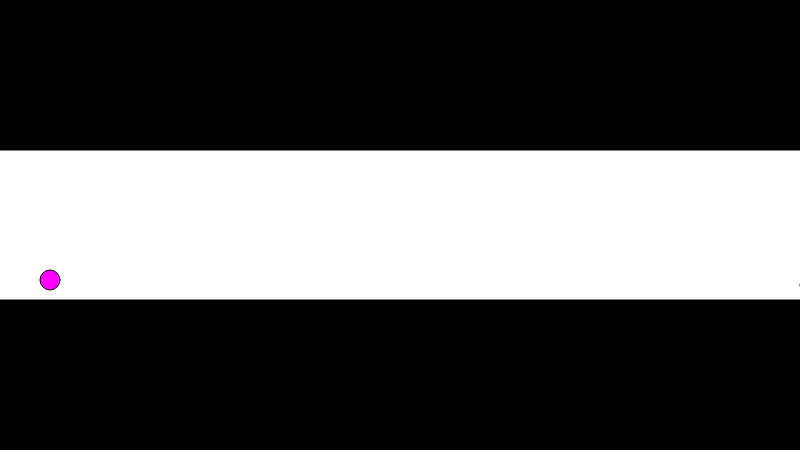
Frame 1 (no input)
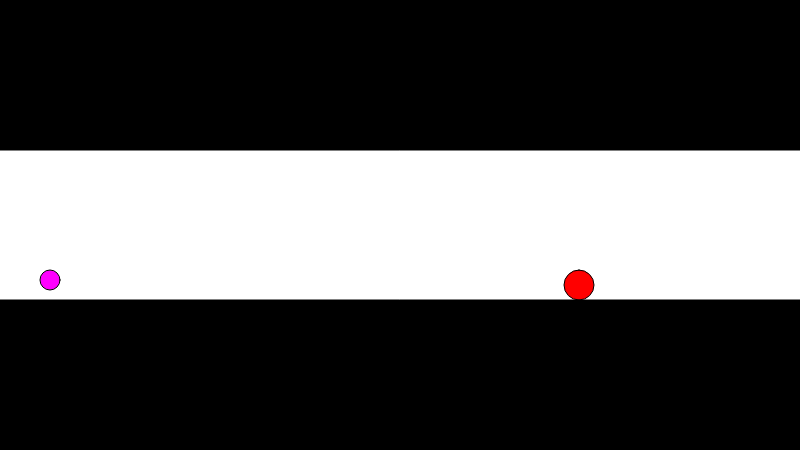
Frame 60 (no input)
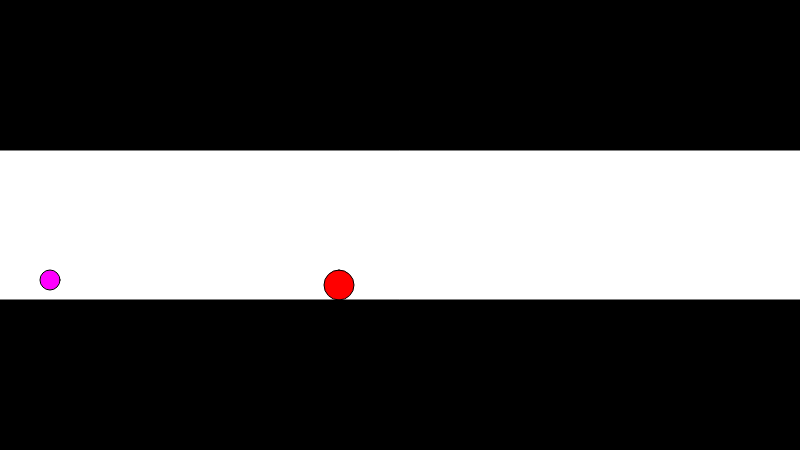
Frame 120 (the mouse pressed at the canvas centre since frame 60)

The p5.js sketch that drew these frames (run headless with seeded random() and noise() and a simulated clock; from frame 60 on, the mouse is pressed at the canvas centre):

// p5.js sketch
// ── sketch.js
const WIDTH = 800;
const HEIGHT = 450;

var floor = true;
var isAlive = true;
var velocity = 4;
var enemPosX = WIDTH;
var enemFloor = true;
var ecR = 255, ecG = 0, ecB = 0;
var points = 0;

function setup()
{
	createCanvas( WIDTH, HEIGHT );
}

function draw()
{
	//LIMPIAR ESCENA CADA FRAME
	if( isAlive )
	{
		clear();

		//DIBUJAR PERSONAJE
		fill( 255, 0, 255 );
		circle( 50, floor ? ( ( HEIGHT - HEIGHT / 3 ) - 20 ) : ( HEIGHT / 3 + 20 ), 20 );

		//DIBUJAR ENEMIGO
		fill(ecR,ecG,ecB);
		square( enemPosX, enemFloor ? ( ( HEIGHT - HEIGHT / 3 ) - 30 ) : ( HEIGHT / 3 ), 30, 30 );
		enemPosX -= velocity;

		//CONTROLAR ENEMIGO
		if( enemPosX < -40 )
		{
			enemPosX = WIDTH;
			ecR = random( 255 );
			ecG = random( 255 );
			ecB = random( 255 );
			enemFloor = random( 1000 ) > 500 ? true : false;
			if( velocity < 25 ) velocity += 2;
		}
		//COLISIONES
		if( enemPosX > 30 && enemPosX < 65 && enemFloor == floor )
			isAlive = false;

		//SUELO y TECHO
		fill( 0 );
		rect( 0, HEIGHT - HEIGHT / 3, WIDTH, HEIGHT ); //SUELO
		rect( 0, 0, WIDTH, HEIGHT / 3 ); //TECHO
	}

}

function keyPressed()
{
	switch( keyCode )
	{
		case 32:
			//TECLA ESPACIO
			if( isAlive )
				floor = !floor;
			else
				restartGame();
			break;
	}
}

function restartGame()
{
	enemPosX = WIDTH;
	ecR = random( 255 );
	ecG = random( 255 );
	ecB = random( 255 );
	enemFloor = random( 1000 ) > 500 ? true : false;
	points = 0;
	velocity = 4;
	isAlive = true;

}
